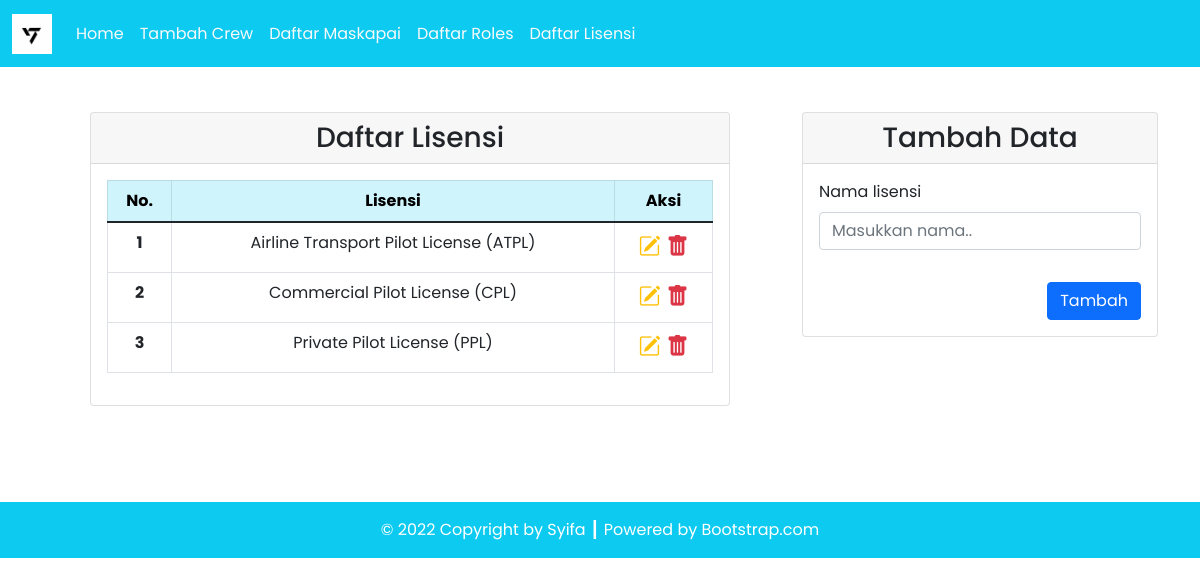
Screenshot of /penerbangan/lisensi.php with the database file from the repository.
### tables this page shows
CREATE TABLE `lisensi` (
  `lisensi_id` int(11) NOT NULL,
  `lisensi_nama` varchar(100) NOT NULL
);

### penerbangan/config/db.php (called while the page is built)
<?php
$DB_HOST = "localhost";
$DB_USERNAME = "root";
$DB_PASSWORD = "";
$DB_NAME = "db_penerbangan";
?>

### penerbangan/classes/DB.php (called while the page is built, shortened)
<?php
class DB
{
    private $hostname;
    private $username;
    private $password;
    private $dbname;
    private $conn;
    private $result;
    function __construct($hostname, $username, $password, $dbname)
    {
        $this->hostname = $hostname;
        $this->username = $username;
        $this->password = $password;
        $this->dbname = $dbname;
    }
    function open()
    {
        $this->conn = mysqli_connect($this->hostname, $this->username, $this->password, $this->dbname);
    }
    function execute($query)
    {
        $this->result = mysqli_query($this->conn, $query);
    }
    function getResult()
    {
        return mysqli_fetch_array($this->result);
    }
}

### penerbangan/classes/Lisensi.php (called while the page is built, shortened)
<?php
class Lisensi extends DB
{
    function getLisensi()
    {
        $query = "SELECT * FROM lisensi ORDER BY lisensi_nama ASC";
        return $this->execute($query);
    }
}

### penerbangan/lisensi.php (the view, shortened to what this page needs)
<?php
include('config/db.php');
include('classes/DB.php');
include('classes/Lisensi.php');
$lisensi = new Lisensi($DB_HOST, $DB_USERNAME, $DB_PASSWORD, $DB_NAME);
$lisensi->open();
$lisensi->getLisensi();
$header = '<tr>
<th scope="row">No.</th>
<th scope="row">Lisensi</th>
<th scope="row">Aksi</th>
</tr>';
$data = null;
$no = 1;
while ($lsns = $lisensi->getResult()) {
    $data .= '<tr>
    <th scope="row">' . $no . '</th>
    <td>' . $lsns['lisensi_nama'] . '</td>
    <td style="font-size: 22px;">
        <a href="lisensi.php?id=' . $lsns['lisensi_id'] . '" title="Edit Data"><i class="bi bi-pencil-square text-warning"></i></a>&nbsp;<a href="lisensi.php?hapus=' . $lsns['lisensi_id'] . '" title="Delete Data"><i class="bi bi-trash-fill text-danger"></i></a>
        </td>
    </tr>';
    $no++;
}

### rows the page displays
lisensi: lisensi_nama "Airline Transport Pilot License (ATPL)"
lisensi: lisensi_nama "Commercial Pilot License (CPL)"
lisensi: lisensi_nama "Private Pilot License (PPL)"
